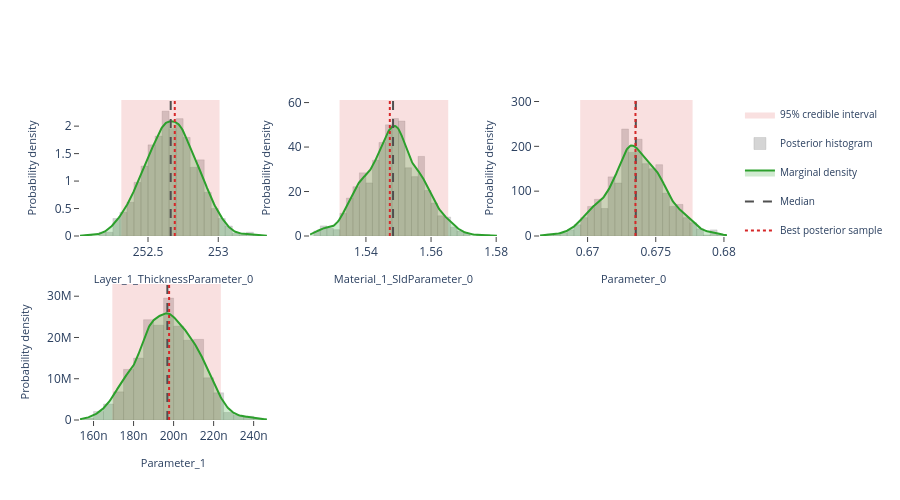

Notebook cell for this chart:
### Markdown cell above
## Interactive posterior plots

The next three cells render the same Plotly figures that are shown on the
Bayesian Posterior tab of the EasyReflectometryApp:

* **Marginals** — per-parameter distribution: histogram + smooth KDE marginal,
  shaded 95% credible interval, and median / best-sample lines
  (`plot_distribution` or `posterior.distribution()`)
* **Corner plot** — pairwise marginals + 2-D contours + scatter (`plot_corner`)
* **Traces** — per-chain trace + marginal histogram (`plot_trace`)

The standalone helpers are called with ``return_figure=True`` so they return a
Plotly ``Figure`` that we render in the notebook with ``fig.show()``; the
``PosteriorResults`` methods return the figure directly.

### Code cell
# ---- Marginal posterior distributions ---------------------------------------
# One panel per free parameter, each overlaying the posterior histogram, a
# smooth Gaussian-KDE marginal, the shaded 95% credible interval, and the
# median / best-sample reference lines.  Mirrors the "Marginals" sub-tab in
# the EasyReflectometryApp.

# The PosteriorResults method passes ``logp`` through automatically so the
# best posterior sample (MAP) line is drawn:
fig = posterior.distribution()
fig.show()

# Standalone equivalent (pass ``logp`` to get the best-sample line):
# fig = plot_distribution(
#     posterior.draws,
#     posterior.param_names,
#     logp=posterior.logp,
#     return_figure=True,
# )
# fig.show()

### Figure 1 — Plotly figure (JSON) as saved in the notebook; plotly's stock layout.template omitted (floating-point values rounded to 4 significant figures; data arrays with more than 128 entries replaced by an {"elided": "..."} marker saying what was removed)
{"data": [{"fill": "toself", "fillcolor": "rgba(214, 39, 40, 0.14)", "hoverinfo": "skip", "legendgroup": "95% credible interval", "line": {"color": "rgba(214, 39, 40, 0.14)", "width": 0}, "mode": "lines", "name": "95% credible interval", "showlegend": true, "type": "scatter", "x": [252.3, 253.0, 253.0, 252.3, 252.3], "xaxis": "x", "y": [0.0, 0.0, 2.476, 2.476, 0.0], "yaxis": "y"}, {"histnorm": "probability density", "hovertemplate": "sample=%{x:.4f}<br>density: %{y:.2f}<extra></extra>", "legendgroup": "histogram", "marker": {"color": "rgba(120, 120, 120, 0.38)", "line": {"color": "rgba(120, 120, 120, 0.24)", "width": 1}}, "name": "Posterior histogram", "nbinsx": 40, "opacity": 0.82, "showlegend": true, "type": "histogram", "x": {"elided": "880 float values"}, "xaxis": "x", "yaxis": "y"}, {"fill": "tozeroy", "fillcolor": "rgba(44, 160, 44, 0.22)", "hovertemplate": "Layer_1_ThicknessParameter_0: %{x:.4f}<br>density: %{y:.4f}<extra></extra>", "legendgroup": "marginal", "line": {"color": "rgb(44, 160, 44)", "width": 2}, "mode": "lines", "name": "Marginal density", "showlegend": true, "type": "scatter", "x": {"elided": "256 float values"}, "xaxis": "x", "y": {"elided": "256 float values"}, "yaxis": "y"}, {"hovertemplate": "Median: %{x:.4f}<extra></extra>", "legendgroup": "Median", "line": {"color": "rgb(80, 80, 80)", "dash": "dash", "width": 2}, "mode": "lines", "name": "Median", "showlegend": true, "type": "scatter", "x": [252.7, 252.7], "xaxis": "x", "y": [0.0, 2.476], "yaxis": "y"}, {"hovertemplate": "Best posterior sample: %{x:.4f}<extra></extra>", "legendgroup": "Best posterior sample", "line": {"color": "rgb(214, 39, 40)", "dash": "dot", "width": 2}, "mode": "lines", "name": "Best posterior sample", "showlegend": true, "type": "scatter", "x": [252.7, 252.7], "xaxis": "x", "y": [0.0, 2.476], "yaxis": "y"}, {"fill": "toself", "fillcolor": "rgba(214, 39, 40, 0.14)", "hoverinfo": "skip", "legendgroup": "95% credible interval", "line": {"color": "rgba(214, 39, 40, 0.14)", "width": 0}, "mode": "lines", "name": "95% credible interval", "showlegend": false, "type": "scatter", "x": [1.532, 1.565, 1.565, 1.532, 1.532], "xaxis": "x2", "y": [0.0, 0.0, 61.16, 61.16, 0.0], "yaxis": "y2"}, {"histnorm": "probability density", "hovertemplate": "sample=%{x:.4f}<br>density: %{y:.2f}<extra></extra>", "legendgroup": "histogram", "marker": {"color": "rgba(120, 120, 120, 0.38)", "line": {"color": "rgba(120, 120, 120, 0.24)", "width": 1}}, "name": "Posterior histogram", "nbinsx": 40, "opacity": 0.82, "showlegend": false, "type": "histogram", "x": {"elided": "880 float values"}, "xaxis": "x2", "yaxis": "y2"}, {"fill": "tozeroy", "fillcolor": "rgba(44, 160, 44, 0.22)", "hovertemplate": "Material_1_SldParameter_0: %{x:.4f}<br>density: %{y:.4f}<extra></extra>", "legendgroup": "marginal", "line": {"color": "rgb(44, 160, 44)", "width": 2}, "mode": "lines", "name": "Marginal density", "showlegend": false, "type": "scatter", "x": {"elided": "256 float values"}, "xaxis": "x2", "y": {"elided": "256 float values"}, "yaxis": "y2"}, {"hovertemplate": "Median: %{x:.4f}<extra></extra>", "legendgroup": "Median", "line": {"color": "rgb(80, 80, 80)", "dash": "dash", "width": 2}, "mode": "lines", "name": "Median", "showlegend": false, "type": "scatter", "x": [1.548, 1.548], "xaxis": "x2", "y": [0.0, 61.16], "yaxis": "y2"}, {"hovertemplate": "Best posterior sample: %{x:.4f}<extra></extra>", "legendgroup": "Best posterior sample", "line": {"color": "rgb(214, 39, 40)", "dash": "dot", "width": 2}, "mode": "lines", "name": "Best posterior sample", "showlegend": false, "type": "scatter", "x": [1.547, 1.547], "xaxis": "x2", "y": [0.0, 61.16], "yaxis": "y2"}, {"fill": "toself", "fillcolor": "rgba(214, 39, 40, 0.14)", "hoverinfo": "skip", "legendgroup": "95% credible interval", "line": {"color": "rgba(214, 39, 40, 0.14)", "width": 0}, "mode": "lines", "name": "95% credible interval", "showlegend": false, "type": "scatter", "x": [0.6695, 0.6777, 0.6777, 0.6695, 0.6695], "xaxis": "x3", "y": [0.0, 0.0, 303.3, 303.3, 0.0], "yaxis": "y3"}, {"histnorm": "probability density", "hovertemplate": "sample=%{x:.4f}<br>density: %{y:.2f}<extra></extra>", "legendgroup": "histogram", "marker": {"color": "rgba(120, 120, 120, 0.38)", "line": {"color": "rgba(120, 120, 120, 0.24)", "width": 1}}, "name": "Posterior histogram", "nbinsx": 40, "opacity": 0.82, "showlegend": false, "type": "histogram", "x": {"elided": "880 float values"}, "xaxis": "x3", "yaxis": "y3"}, {"fill": "tozeroy", "fillcolor": "rgba(44, 160, 44, 0.22)", "hovertemplate": "Parameter_0: %{x:.4f}<br>density: %{y:.4f}<extra></extra>", "legendgroup": "marginal", "line": {"color": "rgb(44, 160, 44)", "width": 2}, "mode": "lines", "name": "Marginal density", "showlegend": false, "type": "scatter", "x": {"elided": "256 float values"}, "xaxis": "x3", "y": {"elided": "256 float values"}, "yaxis": "y3"}, {"hovertemplate": "Median: %{x:.4f}<extra></extra>", "legendgroup": "Median", "line": {"color": "rgb(80, 80, 80)", "dash": "dash", "width": 2}, "mode": "lines", "name": "Median", "showlegend": false, "type": "scatter", "x": [0.6735, 0.6735], "xaxis": "x3", "y": [0.0, 303.3], "yaxis": "y3"}, {"hovertemplate": "Best posterior sample: %{x:.4f}<extra></extra>", "legendgroup": "Best posterior sample", "line": {"color": "rgb(214, 39, 40)", "dash": "dot", "width": 2}, "mode": "lines", "name": "Best posterior sample", "showlegend": false, "type": "scatter", "x": [0.6735, 0.6735], "xaxis": "x3", "y": [0.0, 303.3], "yaxis": "y3"}, {"fill": "toself", "fillcolor": "rgba(214, 39, 40, 0.14)", "hoverinfo": "skip", "legendgroup": "95% credible interval", "line": {"color": "rgba(214, 39, 40, 0.14)", "width": 0}, "mode": "lines", "name": "95% credible interval", "showlegend": false, "type": "scatter", "x": [1.694e-07, 2.236e-07, 2.236e-07, 1.694e-07, 1.694e-07], "xaxis": "x4", "y": [0.0, 0.0, 32960000.0, 32960000.0, 0.0], "yaxis": "y4"}, {"histnorm": "probability density", "hovertemplate": "sample=%{x:.4f}<br>density: %{y:.2f}<extra></extra>", "legendgroup": "histogram", "marker": {"color": "rgba(120, 120, 120, 0.38)", "line": {"color": "rgba(120, 120, 120, 0.24)", "width": 1}}, "name": "Posterior histogram", "nbinsx": 40, "opacity": 0.82, "showlegend": false, "type": "histogram", "x": {"elided": "880 float values"}, "xaxis": "x4", "yaxis": "y4"}, {"fill": "tozeroy", "fillcolor": "rgba(44, 160, 44, 0.22)", "hovertemplate": "Parameter_1: %{x:.4f}<br>density: %{y:.4f}<extra></extra>", "legendgroup": "marginal", "line": {"color": "rgb(44, 160, 44)", "width": 2}, "mode": "lines", "name": "Marginal density", "showlegend": false, "type": "scatter", "x": {"elided": "256 float values"}, "xaxis": "x4", "y": {"elided": "256 float values"}, "yaxis": "y4"}, {"hovertemplate": "Median: %{x:.4f}<extra></extra>", "legendgroup": "Median", "line": {"color": "rgb(80, 80, 80)", "dash": "dash", "width": 2}, "mode": "lines", "name": "Median", "showlegend": false, "type": "scatter", "x": [1.969e-07, 1.969e-07], "xaxis": "x4", "y": [0.0, 32960000.0], "yaxis": "y4"}, {"hovertemplate": "Best posterior sample: %{x:.4f}<extra></extra>", "legendgroup": "Best posterior sample", "line": {"color": "rgb(214, 39, 40)", "dash": "dot", "width": 2}, "mode": "lines", "name": "Best posterior sample", "showlegend": false, "type": "scatter", "x": [1.978e-07, 1.978e-07], "xaxis": "x4", "y": [0.0, 32960000.0], "yaxis": "y4"}], "layout": {"barmode": "overlay", "height": 500, "legend": {"font": {"size": 10}}, "plot_bgcolor": "white", "showlegend": true, "xaxis": {"anchor": "y", "domain": [0.0, 0.2889], "range": [252.0, 253.3], "showgrid": false, "ticks": "outside", "title": {"font": {"size": 11}, "text": "Layer_1_ThicknessParameter_0"}, "zeroline": false}, "xaxis2": {"anchor": "y2", "domain": [0.3556, 0.6444], "range": [1.523, 1.58], "showgrid": false, "ticks": "outside", "title": {"font": {"size": 11}, "text": "Material_1_SldParameter_0"}, "zeroline": false}, "xaxis3": {"anchor": "y3", "domain": [0.7111, 1.0], "range": [0.6665, 0.6802], "showgrid": false, "ticks": "outside", "title": {"font": {"size": 11}, "text": "Parameter_0"}, "zeroline": false}, "xaxis4": {"anchor": "y4", "domain": [0.0, 0.2889], "range": [1.532e-07, 2.466e-07], "showgrid": false, "ticks": "outside", "title": {"font": {"size": 11}, "text": "Parameter_1"}, "zeroline": false}, "xaxis5": {"anchor": "y5", "domain": [0.3556, 0.6444], "showgrid": false, "ticks": "outside", "zeroline": false}, "xaxis6": {"anchor": "y6", "domain": [0.7111, 1.0], "showgrid": false, "ticks": "outside", "zeroline": false}, "yaxis": {"anchor": "x", "domain": [0.575, 1.0], "range": [0.0, 2.476], "showgrid": false, "ticks": "outside", "title": {"font": {"size": 11}, "text": "Probability density"}, "zeroline": false}, "yaxis2": {"anchor": "x2", "domain": [0.575, 1.0], "range": [0.0, 61.16], "showgrid": false, "ticks": "outside", "title": {"font": {"size": 11}, "text": "Probability density"}, "zeroline": false}, "yaxis3": {"anchor": "x3", "domain": [0.575, 1.0], "range": [0.0, 303.3], "showgrid": false, "ticks": "outside", "title": {"font": {"size": 11}, "text": "Probability density"}, "zeroline": false}, "yaxis4": {"anchor": "x4", "domain": [0.0, 0.425], "range": [0.0, 32960000.0], "showgrid": false, "ticks": "outside", "title": {"font": {"size": 11}, "text": "Probability density"}, "zeroline": false}, "yaxis5": {"anchor": "x5", "domain": [0.0, 0.425], "showgrid": false, "ticks": "outside", "zeroline": false}, "yaxis6": {"anchor": "x6", "domain": [0.0, 0.425], "showgrid": false, "ticks": "outside", "zeroline": false}}}
